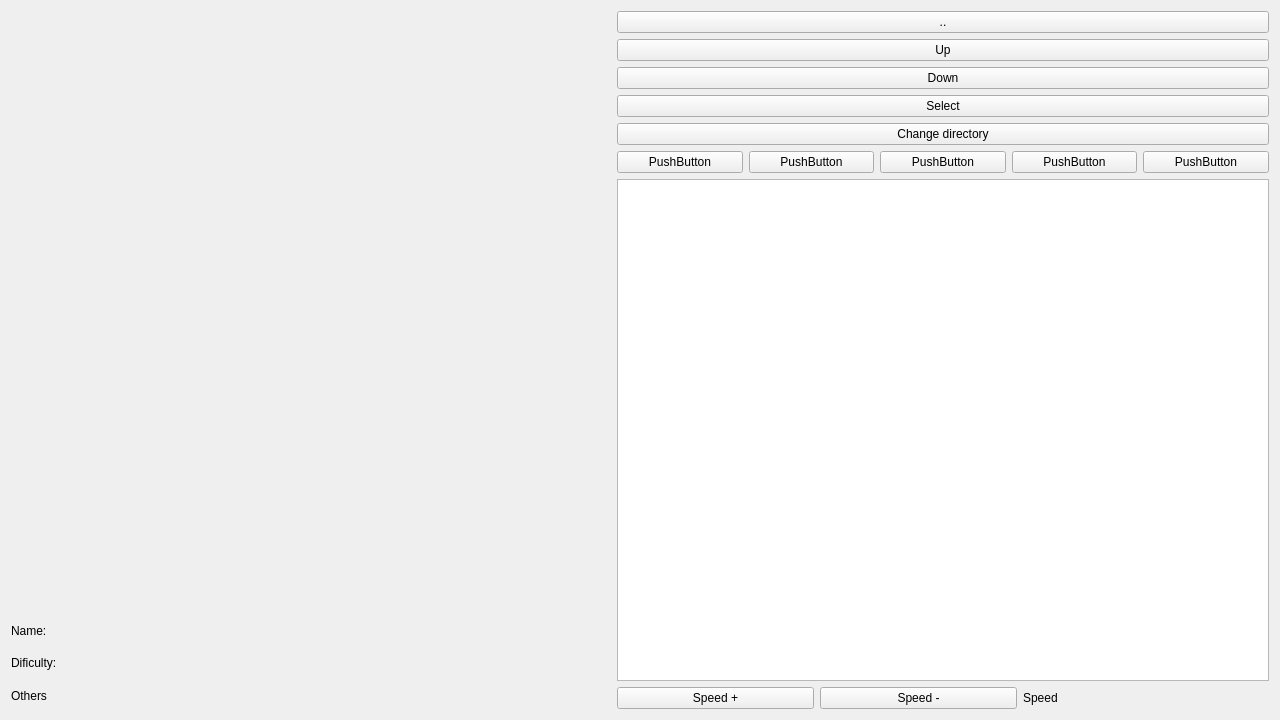
<?xml version="1.0" encoding="UTF-8"?>
<ui version="4.0">
 <class>WidgetNavegacion</class>
 <widget class="QWidget" name="WidgetNavegacion">
  <property name="geometry">
   <rect>
    <x>0</x>
    <y>0</y>
    <width>1280</width>
    <height>720</height>
   </rect>
  </property>
  <property name="windowTitle">
   <string>Form</string>
  </property>
  <layout class="QGridLayout" name="gridLayout">
   <item row="0" column="0">
    <widget class="QLabel" name="imagenCancion">
     <property name="sizePolicy">
      <sizepolicy hsizetype="Expanding" vsizetype="Preferred">
       <horstretch>0</horstretch>
       <verstretch>0</verstretch>
      </sizepolicy>
     </property>
     <property name="minimumSize">
      <size>
       <width>600</width>
       <height>600</height>
      </size>
     </property>
     <property name="maximumSize">
      <size>
       <width>600</width>
       <height>600</height>
      </size>
     </property>
     <property name="text">
      <string/>
     </property>
     <property name="scaledContents">
      <bool>true</bool>
     </property>
    </widget>
   </item>
   <item row="0" column="1" rowspan="4">
    <layout class="QVBoxLayout" name="verticalLayout">
     <item>
      <widget class="QPushButton" name="backButton">
       <property name="text">
        <string>..</string>
       </property>
      </widget>
     </item>
     <item>
      <widget class="QPushButton" name="upButton">
       <property name="text">
        <string>Up</string>
       </property>
      </widget>
     </item>
     <item>
      <widget class="QPushButton" name="downButton">
       <property name="text">
        <string>Down</string>
       </property>
      </widget>
     </item>
     <item>
      <widget class="QPushButton" name="selectButton">
       <property name="text">
        <string>Select</string>
       </property>
      </widget>
     </item>
     <item>
      <widget class="QPushButton" name="changedirButton">
       <property name="text">
        <string>Change directory</string>
       </property>
      </widget>
     </item>
     <item>
      <layout class="QHBoxLayout" name="horizontalLayout_2">
       <item>
        <widget class="QPushButton" name="l1_Button">
         <property name="text">
          <string>PushButton</string>
         </property>
        </widget>
       </item>
       <item>
        <widget class="QPushButton" name="l2_Button">
         <property name="text">
          <string>PushButton</string>
         </property>
        </widget>
       </item>
       <item>
        <widget class="QPushButton" name="l3_Button">
         <property name="text">
          <string>PushButton</string>
         </property>
        </widget>
       </item>
       <item>
        <widget class="QPushButton" name="l4_Button">
         <property name="text">
          <string>PushButton</string>
         </property>
        </widget>
       </item>
       <item>
        <widget class="QPushButton" name="l5_Button">
         <property name="text">
          <string>PushButton</string>
         </property>
        </widget>
       </item>
      </layout>
     </item>
     <item>
      <widget class="QListWidget" name="listWidget">
       <property name="selectionMode">
        <enum>QAbstractItemView::SingleSelection</enum>
       </property>
      </widget>
     </item>
     <item>
      <layout class="QHBoxLayout" name="horizontalLayout_3">
       <item>
        <widget class="QPushButton" name="speed_inc_Button">
         <property name="text">
          <string>Speed +</string>
         </property>
        </widget>
       </item>
       <item>
        <widget class="QPushButton" name="speed_dec_Button">
         <property name="text">
          <string>Speed -</string>
         </property>
        </widget>
       </item>
       <item>
        <widget class="QLabel" name="speed_label">
         <property name="minimumSize">
          <size>
           <width>246</width>
           <height>0</height>
          </size>
         </property>
         <property name="text">
          <string>Speed</string>
         </property>
        </widget>
       </item>
      </layout>
     </item>
    </layout>
   </item>
   <item row="1" column="0">
    <widget class="QLabel" name="label_name">
     <property name="minimumSize">
      <size>
       <width>246</width>
       <height>0</height>
      </size>
     </property>
     <property name="text">
      <string>Name:</string>
     </property>
    </widget>
   </item>
   <item row="2" column="0">
    <widget class="QLabel" name="label_dificulty">
     <property name="text">
      <string>Dificulty:</string>
     </property>
    </widget>
   </item>
   <item row="3" column="0">
    <widget class="QLabel" name="label_others">
     <property name="text">
      <string>Others</string>
     </property>
    </widget>
   </item>
  </layout>
 </widget>
 <resources/>
 <connections/>
</ui>
